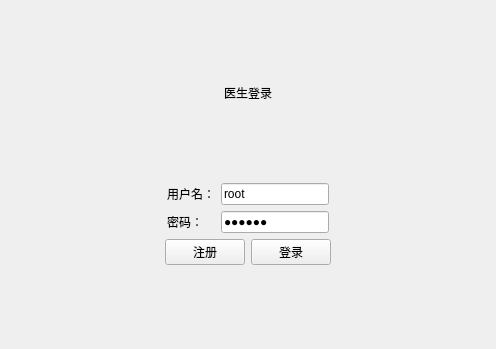
<?xml version="1.0" encoding="UTF-8"?>
<ui version="4.0">
 <class>loginview</class>
 <widget class="QMainWindow" name="loginview">
  <property name="geometry">
   <rect>
    <x>0</x>
    <y>0</y>
    <width>496</width>
    <height>349</height>
   </rect>
  </property>
  <property name="windowTitle">
   <string>社区医疗管理系统</string>
  </property>
  <widget class="QWidget" name="centralwidget">
   <layout class="QGridLayout" name="gridLayout">
    <item row="0" column="0">
     <spacer name="verticalSpacer_3">
      <property name="orientation">
       <enum>Qt::Orientation::Vertical</enum>
      </property>
      <property name="sizeHint" stdset="0">
       <size>
        <width>20</width>
        <height>57</height>
       </size>
      </property>
     </spacer>
    </item>
    <item row="1" column="0">
     <widget class="QLabel" name="label">
      <property name="text">
       <string>医生登录</string>
      </property>
      <property name="alignment">
       <set>Qt::AlignmentFlag::AlignCenter</set>
      </property>
     </widget>
    </item>
    <item row="2" column="0">
     <spacer name="verticalSpacer">
      <property name="orientation">
       <enum>Qt::Orientation::Vertical</enum>
      </property>
      <property name="sizeHint" stdset="0">
       <size>
        <width>20</width>
        <height>57</height>
       </size>
      </property>
     </spacer>
    </item>
    <item row="3" column="0">
     <layout class="QHBoxLayout" name="horizontalLayout_3">
      <item>
       <spacer name="horizontalSpacer">
        <property name="orientation">
         <enum>Qt::Orientation::Horizontal</enum>
        </property>
        <property name="sizeHint" stdset="0">
         <size>
          <width>40</width>
          <height>20</height>
         </size>
        </property>
       </spacer>
      </item>
      <item>
       <layout class="QFormLayout" name="formLayout">
        <item row="0" column="0">
         <widget class="QLabel" name="label_2">
          <property name="text">
           <string>用户名：</string>
          </property>
         </widget>
        </item>
        <item row="1" column="0">
         <widget class="QLabel" name="label_3">
          <property name="text">
           <string>密码：</string>
          </property>
         </widget>
        </item>
        <item row="1" column="1">
         <widget class="QLineEdit" name="inputUserPassword">
          <property name="text">
           <string>123456</string>
          </property>
          <property name="echoMode">
           <enum>QLineEdit::EchoMode::Password</enum>
          </property>
         </widget>
        </item>
        <item row="0" column="1">
         <widget class="QLineEdit" name="inputUserName">
          <property name="text">
           <string>root</string>
          </property>
         </widget>
        </item>
       </layout>
      </item>
      <item>
       <spacer name="horizontalSpacer_2">
        <property name="orientation">
         <enum>Qt::Orientation::Horizontal</enum>
        </property>
        <property name="sizeHint" stdset="0">
         <size>
          <width>118</width>
          <height>17</height>
         </size>
        </property>
       </spacer>
      </item>
     </layout>
    </item>
    <item row="4" column="0">
     <layout class="QHBoxLayout" name="horizontalLayout_2">
      <item>
       <spacer name="horizontalSpacer_3">
        <property name="orientation">
         <enum>Qt::Orientation::Horizontal</enum>
        </property>
        <property name="sizeHint" stdset="0">
         <size>
          <width>40</width>
          <height>20</height>
         </size>
        </property>
       </spacer>
      </item>
      <item>
       <layout class="QHBoxLayout" name="horizontalLayout">
        <item>
         <widget class="QPushButton" name="btSignUp">
          <property name="text">
           <string>注册</string>
          </property>
         </widget>
        </item>
        <item>
         <widget class="QPushButton" name="btSignin">
          <property name="text">
           <string>登录</string>
          </property>
         </widget>
        </item>
       </layout>
      </item>
      <item>
       <spacer name="horizontalSpacer_4">
        <property name="orientation">
         <enum>Qt::Orientation::Horizontal</enum>
        </property>
        <property name="sizeHint" stdset="0">
         <size>
          <width>40</width>
          <height>20</height>
         </size>
        </property>
       </spacer>
      </item>
     </layout>
    </item>
    <item row="5" column="0">
     <spacer name="verticalSpacer_2">
      <property name="orientation">
       <enum>Qt::Orientation::Vertical</enum>
      </property>
      <property name="sizeHint" stdset="0">
       <size>
        <width>20</width>
        <height>57</height>
       </size>
      </property>
     </spacer>
    </item>
   </layout>
  </widget>
 </widget>
 <resources/>
 <connections/>
</ui>
